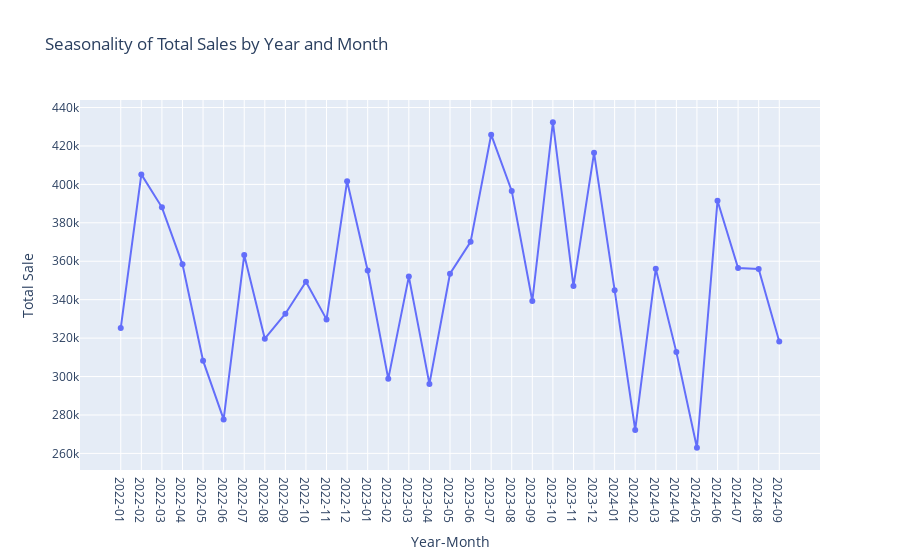
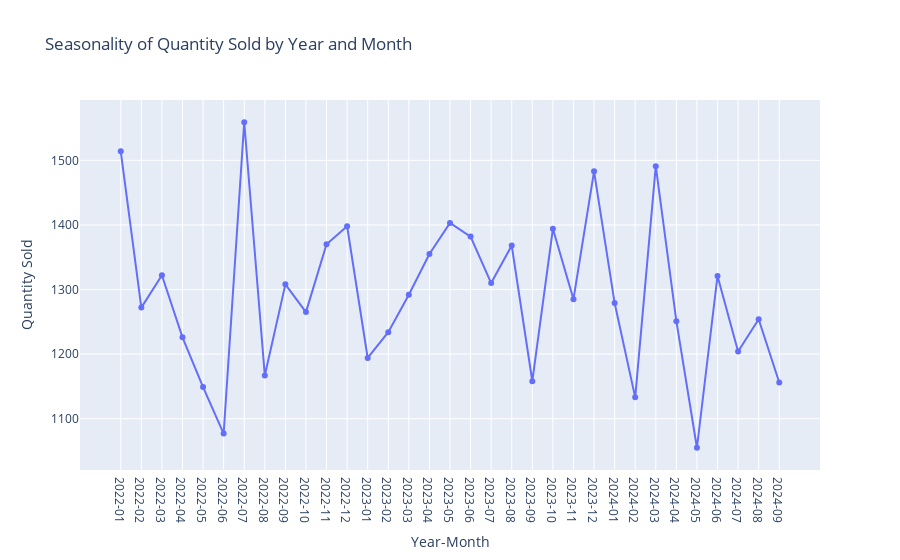

Notebook code cell kept with these figures, in order:
### Code cell
# Assuming 'df' is the DataFrame you provided
# Ensure PurchaseDate is in datetime format
df['PurchaseDate'] = pd.to_datetime(df['PurchaseDate'])

# Extract the year and month from the PurchaseDate
df['Year'] = df['PurchaseDate'].dt.year
df['Month'] = df['PurchaseDate'].dt.month

# Combine Year and Month into a single column for grouping
df['Year_Month'] = df['Year'].astype(str) + '-' + df['Month'].astype(str).str.zfill(2)

# Group by Year_Month and calculate the sum of TotalSale and QuantitySold
monthly_sales_total = df.groupby('Year_Month')['TotalSale'].sum().reset_index()
monthly_sales_quantity = df.groupby('Year_Month')['QuantitySold'].sum().reset_index()

# Plotting TotalSale
fig_total_sale = px.line(monthly_sales_total, x='Year_Month', y='TotalSale', title='Seasonality of Total Sales by Year and Month', markers=True)
fig_total_sale.update_layout(xaxis_title='Year-Month', yaxis_title='Total Sale', xaxis=dict(tickmode='linear', type='category'))
fig_total_sale.show()

# Plotting QuantitySold
fig_quantity_sold = px.line(monthly_sales_quantity, x='Year_Month', y='QuantitySold', title='Seasonality of Quantity Sold by Year and Month', markers=True)
fig_quantity_sold.update_layout(xaxis_title='Year-Month', yaxis_title='Quantity Sold', xaxis=dict(tickmode='linear', type='category'))
fig_quantity_sold.show()

### Figure 1 — Plotly figure (JSON) as saved in the notebook; plotly's stock layout.template omitted (floating-point values rounded to 4 significant figures)
{"data": [{"hovertemplate": "Year_Month=%{x}<br>TotalSale=%{y}<extra></extra>", "legendgroup": "", "line": {"color": "#636efa", "dash": "solid"}, "marker": {"symbol": "circle"}, "mode": "lines+markers", "name": "", "orientation": "v", "showlegend": false, "type": "scatter", "x": ["2022-01", "2022-02", "2022-03", "2022-04", "2022-05", "2022-06", "2022-07", "2022-08", "2022-09", "2022-10", "2022-11", "2022-12", "2023-01", "2023-02", "2023-03", "2023-04", "2023-05", "2023-06", "2023-07", "2023-08", "2023-09", "2023-10", "2023-11", "2023-12", "2024-01", "2024-02", "2024-03", "2024-04", "2024-05", "2024-06", "2024-07", "2024-08", "2024-09"], "xaxis": "x", "y": [325247, 405194, 388061, 358395, 308267, 277685, 363220, 319682, 332706, 349378, 329741, 401646, 355143, 298786, 352005, 296172, 353498, 370089, 425848, 396593, 339290, 432332, 347095, 416427, 344959, 272217, 356143, 312716, 262941, 391522, 356509, 355954, 318275], "yaxis": "y"}], "layout": {"legend": {"tracegroupgap": 0}, "title": {"text": "Seasonality of Total Sales by Year and Month"}, "xaxis": {"anchor": "y", "domain": [0, 1], "tickmode": "linear", "title": {"text": "Year-Month"}, "type": "category"}, "yaxis": {"anchor": "x", "domain": [0, 1], "title": {"text": "Total Sale"}}}}

### Figure 2 — Plotly figure (JSON) as saved in the notebook; plotly's stock layout.template omitted (floating-point values rounded to 4 significant figures)
{"data": [{"hovertemplate": "Year_Month=%{x}<br>QuantitySold=%{y}<extra></extra>", "legendgroup": "", "line": {"color": "#636efa", "dash": "solid"}, "marker": {"symbol": "circle"}, "mode": "lines+markers", "name": "", "orientation": "v", "showlegend": false, "type": "scatter", "x": ["2022-01", "2022-02", "2022-03", "2022-04", "2022-05", "2022-06", "2022-07", "2022-08", "2022-09", "2022-10", "2022-11", "2022-12", "2023-01", "2023-02", "2023-03", "2023-04", "2023-05", "2023-06", "2023-07", "2023-08", "2023-09", "2023-10", "2023-11", "2023-12", "2024-01", "2024-02", "2024-03", "2024-04", "2024-05", "2024-06", "2024-07", "2024-08", "2024-09"], "xaxis": "x", "y": [1514, 1272, 1322, 1226, 1149, 1077, 1559, 1167, 1308, 1265, 1370, 1398, 1194, 1234, 1292, 1355, 1403, 1382, 1310, 1368, 1158, 1394, 1285, 1483, 1279, 1133, 1491, 1251, 1055, 1321, 1204, 1254, 1156], "yaxis": "y"}], "layout": {"legend": {"tracegroupgap": 0}, "title": {"text": "Seasonality of Quantity Sold by Year and Month"}, "xaxis": {"anchor": "y", "domain": [0, 1], "tickmode": "linear", "title": {"text": "Year-Month"}, "type": "category"}, "yaxis": {"anchor": "x", "domain": [0, 1], "title": {"text": "Quantity Sold"}}}}
